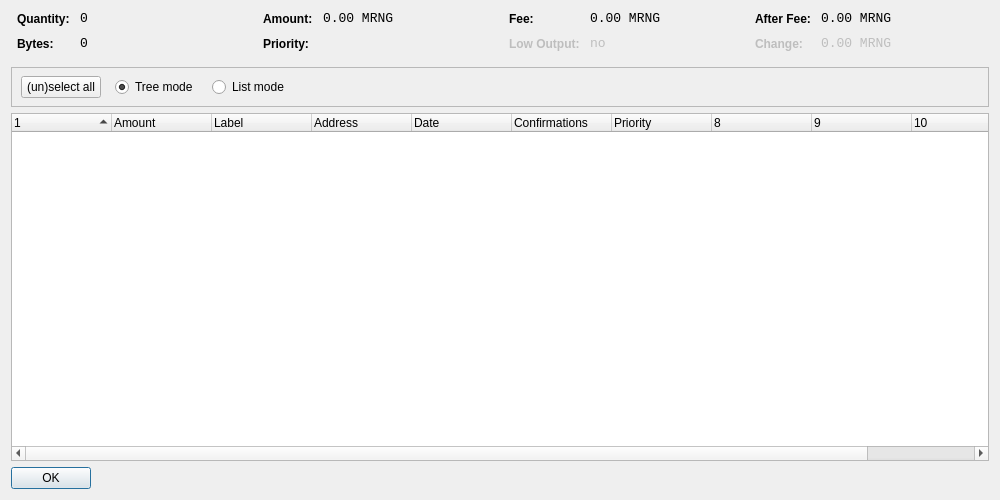
<?xml version="1.0" encoding="UTF-8"?>
<ui version="4.0">
 <class>CoinControlDialog</class>
 <widget class="QDialog" name="CoinControlDialog">
  <property name="geometry">
   <rect>
    <x>0</x>
    <y>0</y>
    <width>1000</width>
    <height>500</height>
   </rect>
  </property>
  <property name="windowTitle">
   <string>Coin Control</string>
  </property>
  <layout class="QVBoxLayout" name="verticalLayout">
   <item>
    <layout class="QHBoxLayout" name="horizontalLayoutTop" stretch="0,0,0,0">
     <property name="topMargin">
      <number>0</number>
     </property>
     <property name="bottomMargin">
      <number>10</number>
     </property>
     <item>
      <layout class="QFormLayout" name="formLayoutCoinControl1">
       <property name="horizontalSpacing">
        <number>10</number>
       </property>
       <property name="verticalSpacing">
        <number>10</number>
       </property>
       <property name="leftMargin">
        <number>6</number>
       </property>
       <property name="rightMargin">
        <number>6</number>
       </property>
       <item row="0" column="0">
        <widget class="QLabel" name="labelCoinControlQuantityText">
         <property name="styleSheet">
          <string notr="true">font-weight:bold;</string>
         </property>
         <property name="text">
          <string>Quantity:</string>
         </property>
        </widget>
       </item>
       <item row="0" column="1">
        <widget class="QLabel" name="labelCoinControlQuantity">
         <property name="font">
          <font>
           <family>Monospace</family>
           <pointsize>10</pointsize>
          </font>
         </property>
         <property name="cursor">
          <cursorShape>IBeamCursor</cursorShape>
         </property>
         <property name="contextMenuPolicy">
          <enum>Qt::ActionsContextMenu</enum>
         </property>
         <property name="text">
          <string notr="true">0</string>
         </property>
         <property name="textInteractionFlags">
          <set>Qt::LinksAccessibleByMouse|Qt::TextSelectableByKeyboard|Qt::TextSelectableByMouse</set>
         </property>
        </widget>
       </item>
       <item row="1" column="0">
        <widget class="QLabel" name="labelCoinControlBytesText">
         <property name="styleSheet">
          <string notr="true">font-weight:bold;</string>
         </property>
         <property name="text">
          <string>Bytes:</string>
         </property>
        </widget>
       </item>
       <item row="1" column="1">
        <widget class="QLabel" name="labelCoinControlBytes">
         <property name="font">
          <font>
           <family>Monospace</family>
           <pointsize>10</pointsize>
          </font>
         </property>
         <property name="cursor">
          <cursorShape>IBeamCursor</cursorShape>
         </property>
         <property name="contextMenuPolicy">
          <enum>Qt::ActionsContextMenu</enum>
         </property>
         <property name="text">
          <string notr="true">0</string>
         </property>
         <property name="textInteractionFlags">
          <set>Qt::LinksAccessibleByMouse|Qt::TextSelectableByKeyboard|Qt::TextSelectableByMouse</set>
         </property>
        </widget>
       </item>
      </layout>
     </item>
     <item>
      <layout class="QFormLayout" name="formLayoutCoinControl2">
       <property name="horizontalSpacing">
        <number>10</number>
       </property>
       <property name="verticalSpacing">
        <number>10</number>
       </property>
       <property name="leftMargin">
        <number>6</number>
       </property>
       <property name="rightMargin">
        <number>6</number>
       </property>
       <item row="0" column="0">
        <widget class="QLabel" name="labelCoinControlAmountText">
         <property name="styleSheet">
          <string notr="true">font-weight:bold;</string>
         </property>
         <property name="text">
          <string>Amount:</string>
         </property>
        </widget>
       </item>
       <item row="0" column="1">
        <widget class="QLabel" name="labelCoinControlAmount">
         <property name="font">
          <font>
           <family>Monospace</family>
           <pointsize>10</pointsize>
          </font>
         </property>
         <property name="cursor">
          <cursorShape>IBeamCursor</cursorShape>
         </property>
         <property name="contextMenuPolicy">
          <enum>Qt::ActionsContextMenu</enum>
         </property>
         <property name="text">
          <string notr="true">0.00 MRNG</string>
         </property>
         <property name="textInteractionFlags">
          <set>Qt::LinksAccessibleByMouse|Qt::TextSelectableByKeyboard|Qt::TextSelectableByMouse</set>
         </property>
        </widget>
       </item>
       <item row="1" column="0">
        <widget class="QLabel" name="labelCoinControlPriorityText">
         <property name="styleSheet">
          <string notr="true">font-weight:bold;</string>
         </property>
         <property name="text">
          <string>Priority:</string>
         </property>
        </widget>
       </item>
       <item row="1" column="1">
        <widget class="QLabel" name="labelCoinControlPriority">
         <property name="font">
          <font>
           <family>Monospace</family>
           <pointsize>10</pointsize>
          </font>
         </property>
         <property name="cursor">
          <cursorShape>IBeamCursor</cursorShape>
         </property>
         <property name="contextMenuPolicy">
          <enum>Qt::ActionsContextMenu</enum>
         </property>
         <property name="text">
          <string/>
         </property>
         <property name="textInteractionFlags">
          <set>Qt::LinksAccessibleByMouse|Qt::TextSelectableByKeyboard|Qt::TextSelectableByMouse</set>
         </property>
        </widget>
       </item>
      </layout>
     </item>
     <item>
      <layout class="QFormLayout" name="formLayoutCoinControl3">
       <property name="horizontalSpacing">
        <number>10</number>
       </property>
       <property name="verticalSpacing">
        <number>10</number>
       </property>
       <property name="leftMargin">
        <number>6</number>
       </property>
       <property name="rightMargin">
        <number>6</number>
       </property>
       <item row="0" column="0">
        <widget class="QLabel" name="labelCoinControlFeeText">
         <property name="styleSheet">
          <string notr="true">font-weight:bold;</string>
         </property>
         <property name="text">
          <string>Fee:</string>
         </property>
        </widget>
       </item>
       <item row="0" column="1">
        <widget class="QLabel" name="labelCoinControlFee">
         <property name="font">
          <font>
           <family>Monospace</family>
           <pointsize>10</pointsize>
          </font>
         </property>
         <property name="cursor">
          <cursorShape>IBeamCursor</cursorShape>
         </property>
         <property name="contextMenuPolicy">
          <enum>Qt::ActionsContextMenu</enum>
         </property>
         <property name="text">
          <string notr="true">0.00 MRNG</string>
         </property>
         <property name="textInteractionFlags">
          <set>Qt::LinksAccessibleByMouse|Qt::TextSelectableByKeyboard|Qt::TextSelectableByMouse</set>
         </property>
        </widget>
       </item>
       <item row="1" column="0">
        <widget class="QLabel" name="labelCoinControlLowOutputText">
         <property name="enabled">
          <bool>false</bool>
         </property>
         <property name="styleSheet">
          <string notr="true">font-weight:bold;</string>
         </property>
         <property name="text">
          <string>Low Output:</string>
         </property>
        </widget>
       </item>
       <item row="1" column="1">
        <widget class="QLabel" name="labelCoinControlLowOutput">
         <property name="enabled">
          <bool>false</bool>
         </property>
         <property name="font">
          <font>
           <family>Monospace</family>
           <pointsize>10</pointsize>
          </font>
         </property>
         <property name="cursor">
          <cursorShape>IBeamCursor</cursorShape>
         </property>
         <property name="contextMenuPolicy">
          <enum>Qt::ActionsContextMenu</enum>
         </property>
         <property name="text">
          <string notr="true">no</string>
         </property>
         <property name="textInteractionFlags">
          <set>Qt::LinksAccessibleByMouse|Qt::TextSelectableByKeyboard|Qt::TextSelectableByMouse</set>
         </property>
        </widget>
       </item>
      </layout>
     </item>
     <item>
      <layout class="QFormLayout" name="formLayoutCoinControl4">
       <property name="horizontalSpacing">
        <number>10</number>
       </property>
       <property name="verticalSpacing">
        <number>10</number>
       </property>
       <property name="leftMargin">
        <number>6</number>
       </property>
       <property name="rightMargin">
        <number>6</number>
       </property>
       <item row="0" column="0">
        <widget class="QLabel" name="labelCoinControlAfterFeeText">
         <property name="styleSheet">
          <string notr="true">font-weight:bold;</string>
         </property>
         <property name="text">
          <string>After Fee:</string>
         </property>
        </widget>
       </item>
       <item row="0" column="1">
        <widget class="QLabel" name="labelCoinControlAfterFee">
         <property name="font">
          <font>
           <family>Monospace</family>
           <pointsize>10</pointsize>
          </font>
         </property>
         <property name="cursor">
          <cursorShape>IBeamCursor</cursorShape>
         </property>
         <property name="contextMenuPolicy">
          <enum>Qt::ActionsContextMenu</enum>
         </property>
         <property name="text">
          <string notr="true">0.00 MRNG</string>
         </property>
         <property name="textInteractionFlags">
          <set>Qt::LinksAccessibleByMouse|Qt::TextSelectableByKeyboard|Qt::TextSelectableByMouse</set>
         </property>
        </widget>
       </item>
       <item row="1" column="0">
        <widget class="QLabel" name="labelCoinControlChangeText">
         <property name="enabled">
          <bool>false</bool>
         </property>
         <property name="styleSheet">
          <string notr="true">font-weight:bold;</string>
         </property>
         <property name="text">
          <string>Change:</string>
         </property>
        </widget>
       </item>
       <item row="1" column="1">
        <widget class="QLabel" name="labelCoinControlChange">
         <property name="enabled">
          <bool>false</bool>
         </property>
         <property name="font">
          <font>
           <family>Monospace</family>
           <pointsize>10</pointsize>
          </font>
         </property>
         <property name="cursor">
          <cursorShape>IBeamCursor</cursorShape>
         </property>
         <property name="contextMenuPolicy">
          <enum>Qt::ActionsContextMenu</enum>
         </property>
         <property name="text">
          <string notr="true">0.00 MRNG</string>
         </property>
         <property name="textInteractionFlags">
          <set>Qt::LinksAccessibleByMouse|Qt::TextSelectableByKeyboard|Qt::TextSelectableByMouse</set>
         </property>
        </widget>
       </item>
      </layout>
     </item>
    </layout>
   </item>
   <item>
    <widget class="QFrame" name="frame">
     <property name="minimumSize">
      <size>
       <width>0</width>
       <height>40</height>
      </size>
     </property>
     <property name="frameShape">
      <enum>QFrame::StyledPanel</enum>
     </property>
     <property name="frameShadow">
      <enum>QFrame::Sunken</enum>
     </property>
     <widget class="QWidget" name="horizontalLayoutWidget">
      <property name="geometry">
       <rect>
        <x>10</x>
        <y>0</y>
        <width>781</width>
        <height>41</height>
       </rect>
      </property>
      <layout class="QHBoxLayout" name="horizontalLayoutPanel" stretch="0,0,0,0">
       <property name="spacing">
        <number>14</number>
       </property>
       <item>
        <widget class="QPushButton" name="pushButtonSelectAll">
         <property name="sizePolicy">
          <sizepolicy hsizetype="Maximum" vsizetype="Fixed">
           <horstretch>0</horstretch>
           <verstretch>0</verstretch>
          </sizepolicy>
         </property>
         <property name="text">
          <string>(un)select all</string>
         </property>
        </widget>
       </item>
       <item>
        <widget class="QRadioButton" name="radioTreeMode">
         <property name="sizePolicy">
          <sizepolicy hsizetype="Maximum" vsizetype="Fixed">
           <horstretch>0</horstretch>
           <verstretch>0</verstretch>
          </sizepolicy>
         </property>
         <property name="text">
          <string>Tree mode</string>
         </property>
         <property name="checked">
          <bool>true</bool>
         </property>
        </widget>
       </item>
       <item>
        <widget class="QRadioButton" name="radioListMode">
         <property name="sizePolicy">
          <sizepolicy hsizetype="Maximum" vsizetype="Fixed">
           <horstretch>0</horstretch>
           <verstretch>0</verstretch>
          </sizepolicy>
         </property>
         <property name="text">
          <string>List mode</string>
         </property>
        </widget>
       </item>
       <item>
        <spacer name="horizontalSpacer">
         <property name="orientation">
          <enum>Qt::Horizontal</enum>
         </property>
         <property name="sizeHint" stdset="0">
          <size>
           <width>40</width>
           <height>20</height>
          </size>
         </property>
        </spacer>
       </item>
      </layout>
     </widget>
    </widget>
   </item>
   <item>
    <widget class="CoinControlTreeWidget" name="treeWidget">
     <property name="contextMenuPolicy">
      <enum>Qt::CustomContextMenu</enum>
     </property>
     <property name="sortingEnabled">
      <bool>false</bool>
     </property>
     <property name="columnCount">
      <number>11</number>
     </property>
     <attribute name="headerShowSortIndicator" stdset="0">
      <bool>true</bool>
     </attribute>
     <attribute name="headerStretchLastSection">
      <bool>false</bool>
     </attribute>
     <column>
      <property name="text">
       <string/>
      </property>
     </column>
     <column>
      <property name="text">
       <string>Amount</string>
      </property>
     </column>
     <column>
      <property name="text">
       <string>Label</string>
      </property>
     </column>
     <column>
      <property name="text">
       <string>Address</string>
      </property>
     </column>
     <column>
      <property name="text">
       <string>Date</string>
      </property>
     </column>
     <column>
      <property name="text">
       <string>Confirmations</string>
      </property>
      <property name="toolTip">
       <string>Confirmed</string>
      </property>
     </column>
     <column>
      <property name="text">
       <string>Priority</string>
      </property>
     </column>
     <column>
      <property name="text">
       <string/>
      </property>
     </column>
     <column>
      <property name="text">
       <string/>
      </property>
     </column>
     <column>
      <property name="text">
       <string/>
      </property>
     </column>
     <column>
      <property name="text">
       <string/>
      </property>
     </column>
    </widget>
   </item>
   <item>
    <widget class="QDialogButtonBox" name="buttonBox">
     <property name="sizePolicy">
      <sizepolicy hsizetype="Maximum" vsizetype="Fixed">
       <horstretch>0</horstretch>
       <verstretch>0</verstretch>
      </sizepolicy>
     </property>
     <property name="orientation">
      <enum>Qt::Horizontal</enum>
     </property>
     <property name="standardButtons">
      <set>QDialogButtonBox::Ok</set>
     </property>
    </widget>
   </item>
  </layout>
 </widget>
 <customwidgets>
  <customwidget>
   <class>CoinControlTreeWidget</class>
   <extends>QTreeWidget</extends>
   <header>coincontroltreewidget.h</header>
  </customwidget>
 </customwidgets>
 <resources/>
 <connections/>
</ui>
